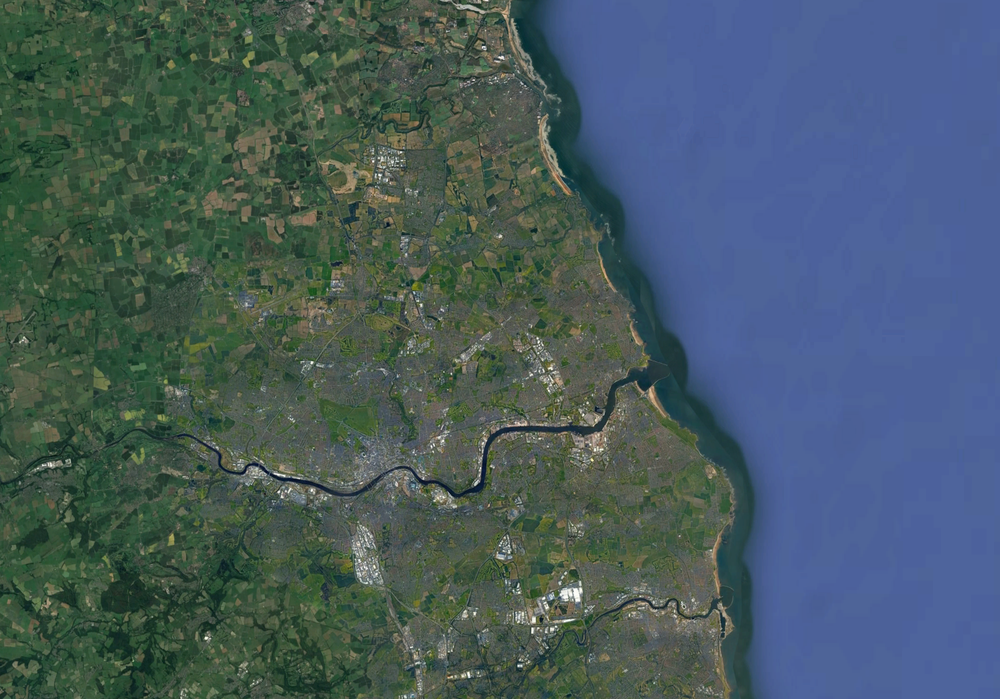
#> input picture Coastline Extraction/Testing Images/UK50m.tiff, 1000 x 699 px, shrunk from 1735 x 1213 before the run; its folder holds only this picture in this run
$ python -i CoastlineExtractionV32_NIR.py   (imports and definitions only)   (older library calls are emulated)
#> lines starting #> are read from the running program, lines starting #| are printed output that depends on the picture; after the words box and inside, x2 and y2 are one past the last pixel; in counts of white or black regions, pixels touching at a corner belong together
import os
import glob
import rasterio
import numpy as np
import cv2
import matplotlib.pyplot as plt

def normalize(arr):
    arr = arr.astype(np.float32)
    arr_min, arr_max = arr.min(), arr.max()
    return (arr - arr_min) / (arr_max - arr_min) if (arr_max - arr_min) != 0 else arr

def apply_coastline_overlay(image, coastline, color=(255, 0, 255)):
    overlay = image.copy()
    overlay[coastline == 255] = color
    return overlay

def process_binary(binary_img, min_area=1000):
    inv = cv2.bitwise_not(binary_img)
    contours, hierarchy = cv2.findContours(inv.copy(), cv2.RETR_CCOMP, cv2.CHAIN_APPROX_SIMPLE)
    if hierarchy is not None:
        for cnt in contours:
            if cv2.contourArea(cnt) < min_area:
                cv2.drawContours(binary_img, [cnt], -1, 255, thickness=cv2.FILLED)
    edges = cv2.Canny(binary_img, 50, 150)
    cnts, _ = cv2.findContours(binary_img.copy(), cv2.RETR_EXTERNAL, cv2.CHAIN_APPROX_SIMPLE)
    coastline = np.zeros_like(binary_img)
    cv2.drawContours(coastline, cnts, -1, 255, thickness=2)
    coastline = cv2.bitwise_or(coastline, edges)
    return coastline

def process_algo1(bin_img):
    return process_binary(bin_img.copy())

def process_algo2(bin_img):
    kernel = np.ones((5,5), np.uint8)
    morph = cv2.morphologyEx(bin_img, cv2.MORPH_CLOSE, kernel)
    return process_binary(morph)

def process_algo3(bin_img):
    blur = cv2.medianBlur(bin_img, 5)
    return process_binary(blur)

def process_algo4(bin_img):
    sobel = cv2.Sobel(bin_img, cv2.CV_64F, 1, 0, ksize=5)
    sobel = np.uint8(np.absolute(sobel))
    ret, sobel_bin = cv2.threshold(sobel, 0, 255, cv2.THRESH_BINARY+cv2.THRESH_OTSU)
    combined = cv2.bitwise_or(bin_img, sobel_bin)
    return process_binary(combined)

folder = r"image folder path"
file_pattern = os.path.join(folder, "*.tiff")
tiff_files = sorted(glob.glob(file_pattern))
# [2 lines not run here, left out]
fixed_thresholds = [6, 2, 22, 19, 10, 6, 22, 15, 18, 30, 2, 6, 26, 18, 26, 26, 6, 18, 30, 10, 14, 6, 2, 10, 30, 26, 22, 6, 30]

# [42 lines not run here, left out]

>>> import cv2
>>> picture = cv2.imread('Testing Images/UK50m.tiff', cv2.IMREAD_GRAYSCALE)
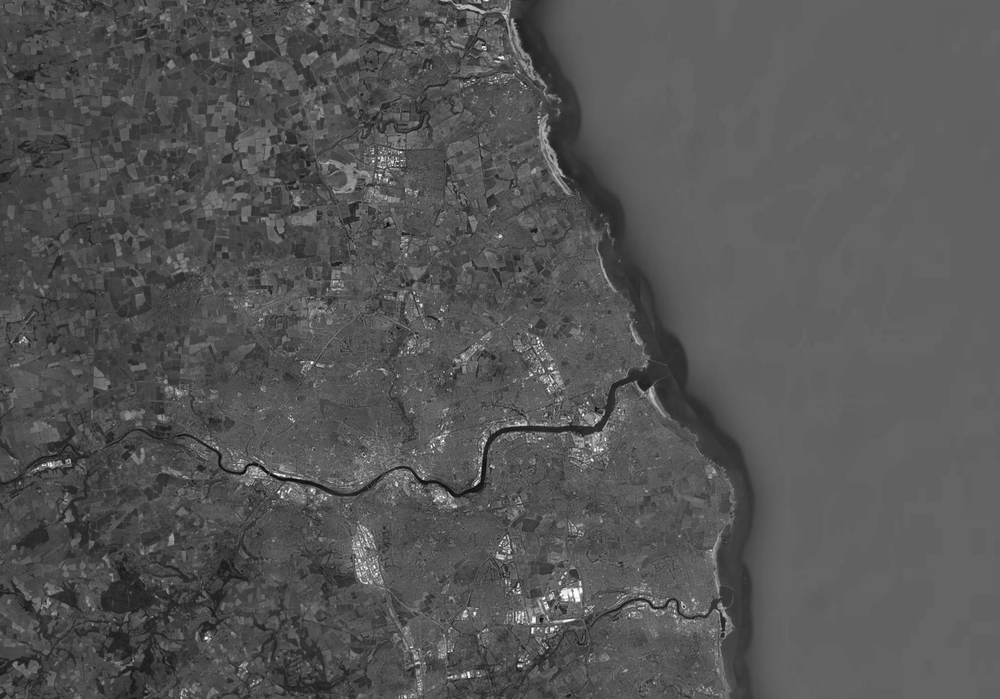
#> picture: shape (699, 1000); min 9, max 255, mean 85
>>> result = process_algo4(picture)
#> in process_algo4, `ret, sobel_bin = cv2.threshold(sobel, 0, 255, cv2.THRESH_BINARY+cv2.TH..`:
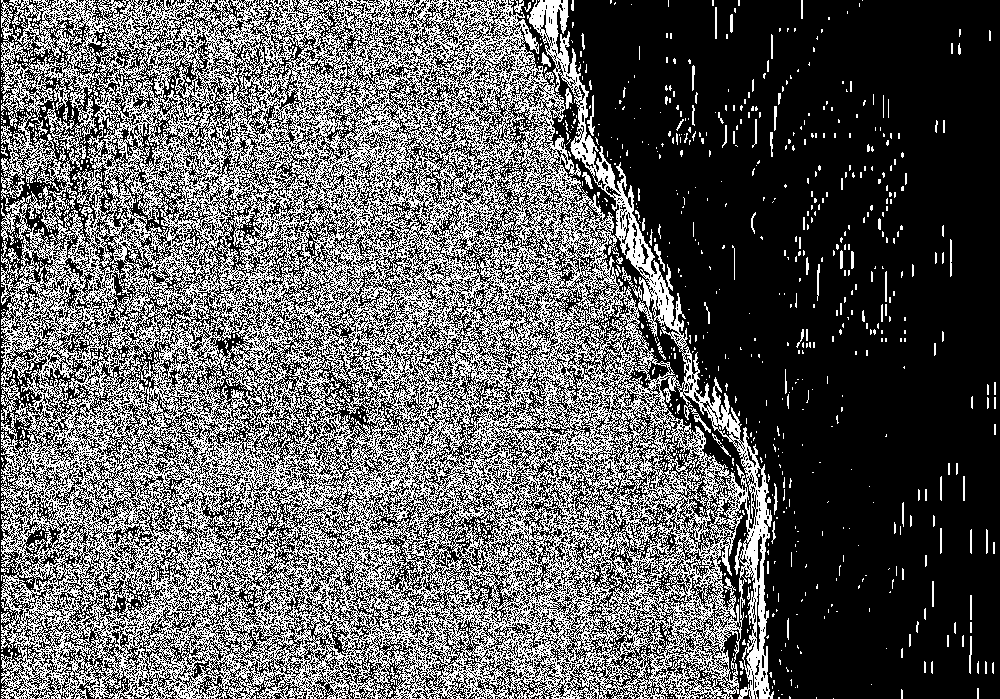
#> sobel_bin: shape (699, 1000); 37.3% white in thin lines or dots
#> in process_algo4, `ret, sobel_bin = cv2.threshold(sobel, 0, 255, cv2.THRESH_BINARY+cv2.TH..`: ret = 100
#> in process_algo4, `combined = cv2.bitwise_or(bin_img, sobel_bin)`:
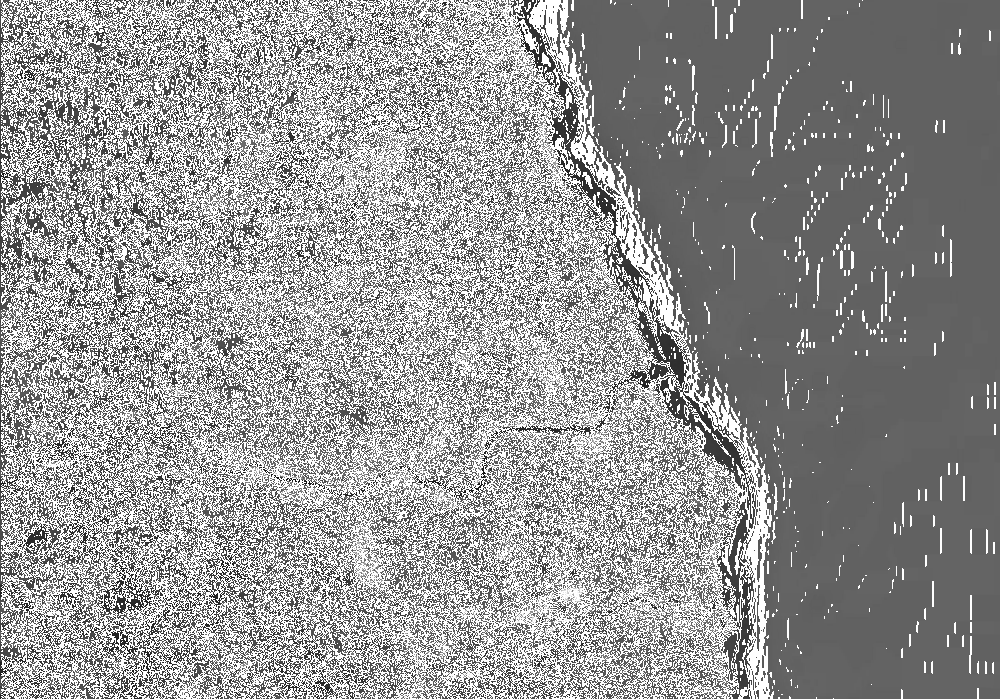
#> combined: shape (699, 1000); min 9, max 255, mean 150.1
#> in process_binary, `inv = cv2.bitwise_not(binary_img)`:
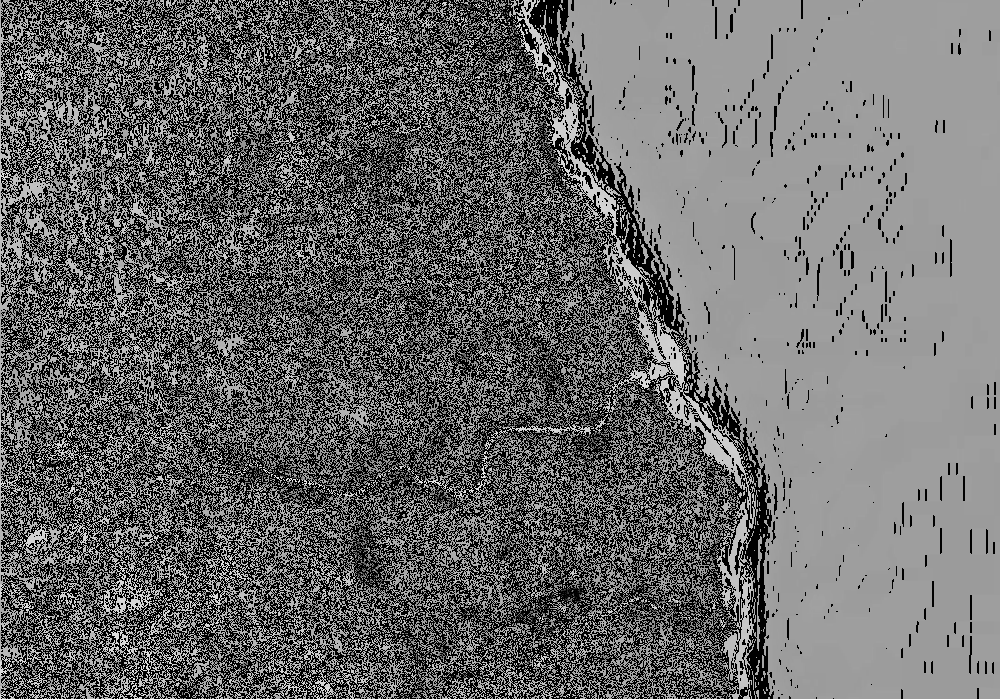
#> inv: shape (699, 1000); min 0, max 246, mean 104.9
#> in process_binary, `contours, hierarchy = cv2.findContours(inv.copy(), cv2.RETR_CCOMP, cv2..`: contours = 23578 contours, 20681 with area under 20; largest, box (x1, y1, x2, y2) and area: (0, 0, 1000, 699) 664302, (84, 560, 216, 651) 3028, (207, 435, 304, 528) 2910, (345, 422, 448, 507) 2894, (471, 623, 565, 692) 2589
#> the loop in process_binary, `for cnt in contours:` made 23578 passes
#> cnt on passes 1 to 3: [[688, 698]], [[686, 698]], [[639, 698]]
#> after the loop in process_binary, `for cnt in contours:`:
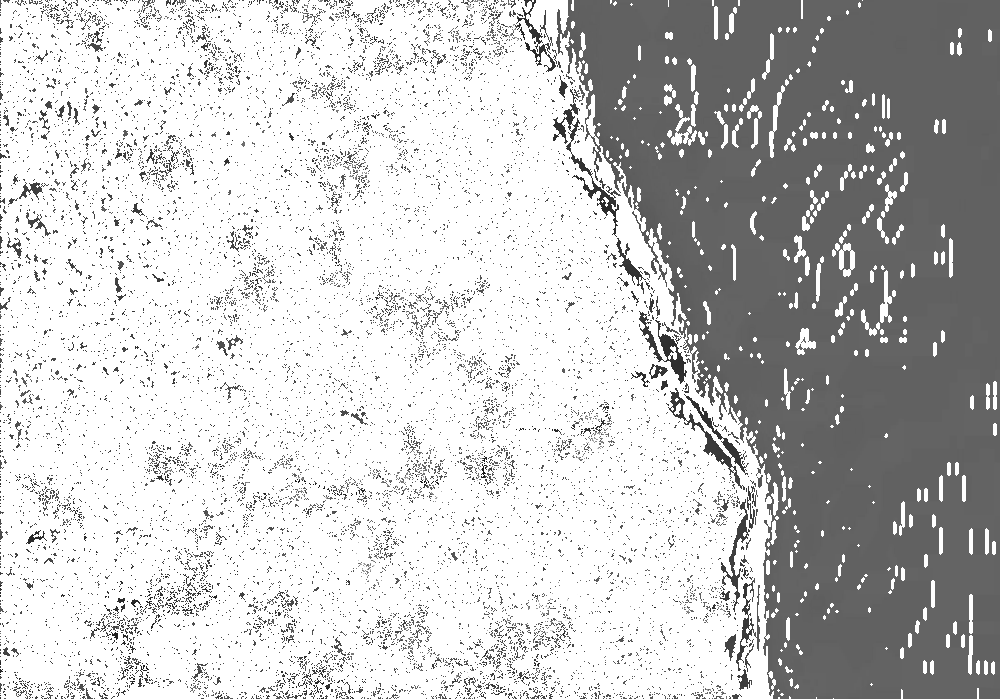
#> binary_img: shape (699, 1000); min 12, max 255, mean 198.1
#> in process_binary, `edges = cv2.Canny(binary_img, 50, 150)`: edges: shape (699, 1000); 12.8% white in thin lines or dots
#> in process_binary, `cnts, _ = cv2.findContours(binary_img.copy(), cv2.RETR_EXTERNAL, cv2.C..`: cnts = [[[0, 0], [0, 698], [999, 698], [999, 0]]]
#> in process_binary, `cv2.drawContours(coastline, cnts, -1, 255, thickness=2)`: coastline: shape (699, 1000); 0.97% white; 1 white region, box (x1, y1, x2, y2) and area: (0, 0, 1000, 699) 6780
#> in process_binary, `coastline = cv2.bitwise_or(coastline, edges)`:
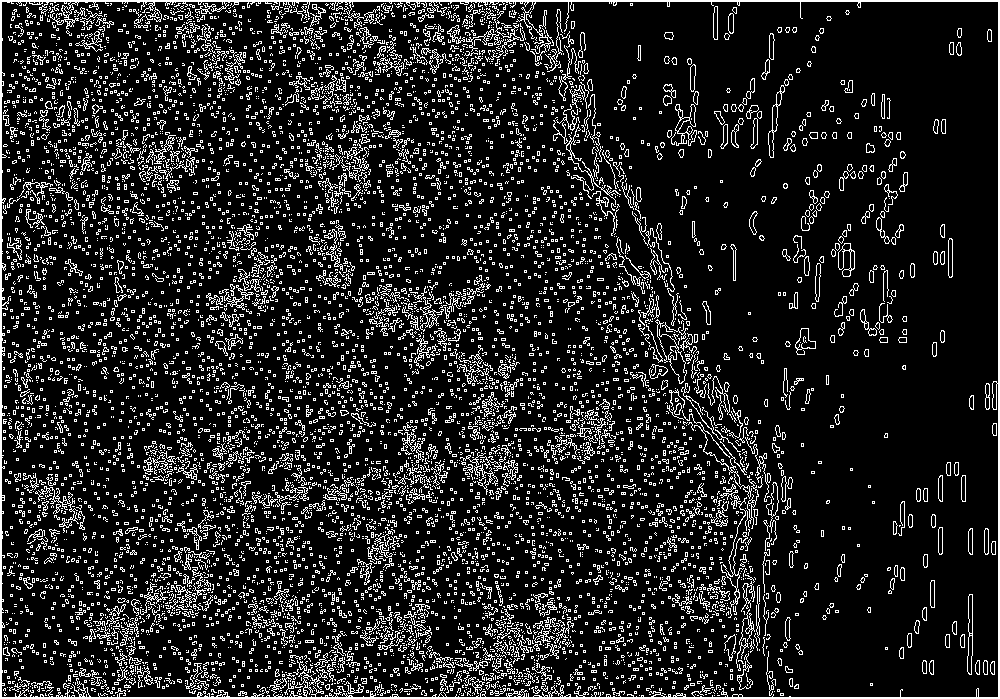
#> coastline: shape (699, 1000); 13.6% white in thin lines or dots
